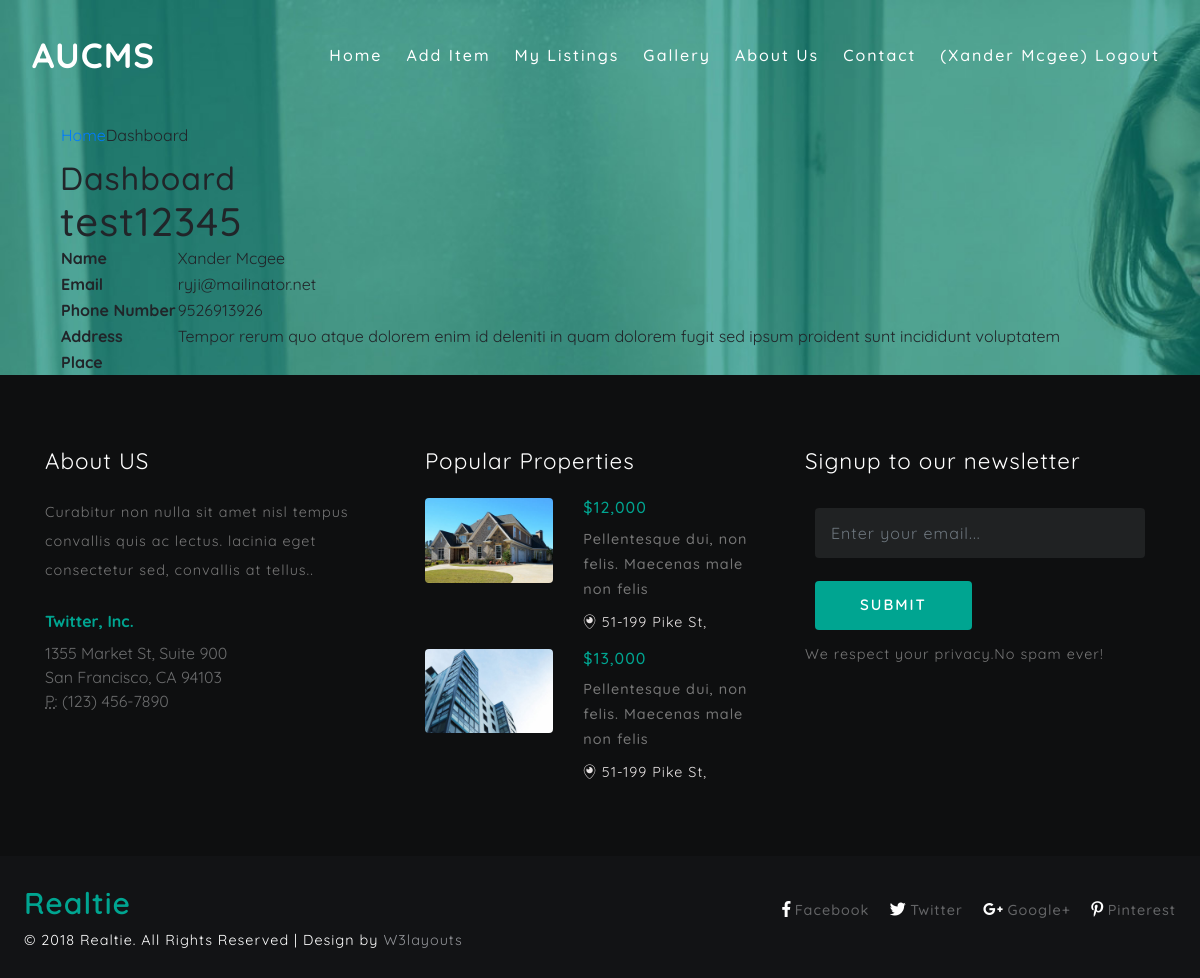
Page /userprofile (signed in) on the committed database.
### frontend/models.py (models this page shows, shortened)
class User(models.Model):
    id = models.AutoField(primary_key=True, null=False)
    name = models.CharField(max_length=100,default='', null=False)
    email = models.CharField(max_length=255,default='', null=False)
    username = models.CharField(max_length=100,default='', null=False)
    password = models.CharField(max_length=500,default='', null=False)
    phone = models.CharField(max_length=15,default='', null=False)
    address = models.TextField(default='',null=False)
    usertype_choices = [
        ('admin', 'Admin'),
        ('user', 'User'),
        ('employee','Employee'),
    ]
    usertype = models.CharField(max_length=8, choices=usertype_choices, default="user")
    status_choices = [
        ('active', 'Active'),
        ('suspend', 'Suspend'),
    ]
    status = models.CharField(max_length=7, choices=status_choices, default="active")

### frontend/views.py (the view)
# urls.py: path('userprofile', views.userprofile, name='userprofile'),
def userprofile(request):
    context = { 'user' : User.objects.filter(username=request.session['username']) }
    return render(request, 'userprofile.html', context )

### frontend/templates/userprofile.html (shortened to what this page needs)
{% load static %}
{% include "includes/header.html" %}
  <div id="breadcrumb">
    <div class="container">
      <div class="breadcrumb">
        <li><a href="index.php">Home</a></li>
        <li>Dashboard</li>
      </div>
    </div>
  </div>
  <div class="aboutus">
    <div class="container">
      	<div class="col-sm-12 well">
<h2>Dashboard</h2>
  <h1>{{ request.session.username }}</h1>
  <table>
       {% for i in user %}
      <tr><th>Name</th><td>{{ i.name }}</td></tr>
      <tr><th>Email</th><td>{{ i.email }}</td></tr>
      <tr><th>Phone Number</th><td>{{ i.phone }}</td></tr>
      <tr><th>Address</th><td>{{ i.address }}</td></tr>
      <tr><th>Place</th><td>{{ i.place }}</td></tr>
        {% endfor %}
  </table>
        </div>
    </div>
  </div>
{% include "includes/footer.html" %}

### frontend/templates/includes/header.html (shortened to what this page needs)
{% load static %}
<!DOCTYPE html>
<html lang="zxx">
<head>
	<link href="{% static 'css/bootstrap.css' %}" rel='stylesheet' type='text/css' />
	<link rel="stylesheet" href="{% static 'css/flexslider.css' %}" type="text/css" media="screen" property="" />
	<link rel="stylesheet" href="{% static 'css/owl.carousel.css' %}" type="text/css" media="all">
	<link rel="stylesheet" href="{% static 'css/owl.theme.css' %}" type="text/css" media="all">
	{% url 'contact' as home_url %}
	{% url 'gallery' as home_url %}
	<link href="{% static 'css/style.css' %}" rel='stylesheet' type='text/css' />
	<link href="{% static 'css/fontawesome-all.css' %}" rel="stylesheet">
</head>
<body>
	<div class="banner-w3layouts two min-height-50">
		<header>
			<nav class="navbar navbar-expand-lg navbar-light bg-light">
				<a class="navbar-brand" href="index.html">AUCMS</a>
				<div class="collapse navbar-collapse" id="navbarSupportedContent">
					<ul class="navbar-nav ml-auto">
						{% url 'home' as home_url %}
						<li class="nav-item {% if request.get_full_path == home_url %} active {% endif %}">
							<a class="nav-link" href="/home">Home
							</a>
						</li>
						{% if 'is_logged_in' in request.session %}
						{% if request.session.usertype == 'employee' %}
						{% url 'emp-add-property' as home_url %}
						<li class="nav-item ml-xl-2 {% if request.get_full_path == home_url %} active {% endif %}">
							<a class="nav-link" href="/emp-add-property">Add Item</a>
						</li>
						{% url 'emp-listings' as home_url %}
						<li class="nav-item ml-xl-2 {% if request.get_full_path == home_url %} active {% endif %}">
							<a class="nav-link" href="/emp-listings ">My Listings</a>
						</li>
						 {% endif %}
						 {% endif %}
						{% url 'gallery' as home_url %}
						<li class="nav-item ml-xl-2 {% if request.get_full_path == home_url %} active {% endif %}">
							<a class="nav-link" href="/gallery">Gallery</a>
						</li>
						{% url 'about' as home_url %}
						<li class="nav-item ml-xl-2 {% if request.get_full_path == home_url %} active {% endif %}">
							<a class="nav-link" href="/about">About Us</a>
						</li>
						{% url 'contact' as home_url %}
						<li class="nav-item ml-xl-2 {% if request.get_full_path == home_url %} active {% endif %}">
							<a class="nav-link" href="/contact">Contact</a>
						</li>
						{% if 'is_logged_in' in request.session %}
						<li class="nav-item ml-xl-2 {% if request.get_full_path == home_url %} active {% endif %}">
							<a class="nav-link" href="/logout">({{ request.session.full_name  }}) Logout</a>
						</li>
						{% endif %}
					</ul>
				</div>
			</nav>
		</header>

### frontend/static/css/style.css (style rules this page uses)
html, body { margin: 0; font-size: 100%; font-family: 'Quicksand', sans-serif; background: #fff; }
body a { text-decoration: none; transition: 0.5s all; -webkit-transition: 0.5s all; -moz-transition: 0.5s all; -o-transition: 0.5s all; -ms-transition: 0.5s all; font-family: 'Quicksand', sans-serif; }
h1, h2, h3, h4, h5, h6 { margin: 0; font-family: 'Quicksand', sans-serif; letter-spacing: 1px; }
ul { margin: 0; padding: 0; }
.banner-w3layouts { background: url(../images/banner1.jpg) no-repeat 0px 0px; background-size: cover; min-height: 700px; background-attachment: fixed; }
.bg-light { background-color: transparent !important; }
.navbar-light .navbar-nav .nav-link { color: #ffffff; font-size: 1em; letter-spacing: 2px; transition: 0.5s all; -webkit-transition: 0.5s all; -o-transition: 0.5s all; -ms-transition: 0.5s all; -moz-transition: 0.5s all; font-weight: 500; }
.navbar-light .navbar-brand { color: #ffffff; font-size: 35px; letter-spacing: 1px; font-weight: 700; }
.navbar { padding: 1.5em 3em; }
.banner-w3layouts.two { background: url(../images/banner1.jpg) no-repeat 0px 0px; background-size: cover; min-height: 300px; background-attachment: fixed; }
.breadcrumb { list-style: none; background: none; border-radius:0; margin:0; }
@media (max-width:1366px) { .banner-w3layouts { min-height: 650px; } }
@media (max-width:1280px) { .navbar { padding: 1.5em 2em; } }
@media (max-width:1280px) { .banner-w3layouts.two { min-height: 300px; } }
.min-height-50 { min-height:50px !important; }

### rows in the picture
User: session.full_name "Xander Mcgee", name "Xander Mcgee", email "ryji@mailinator.net", phone "9526913926", address "Tempor rerum quo atque dolorem enim id deleniti in quam dolorem fugit sed ipsum proident sunt incididunt voluptatem"

### other values in the picture
{{ request.session.username }} "test12345"
